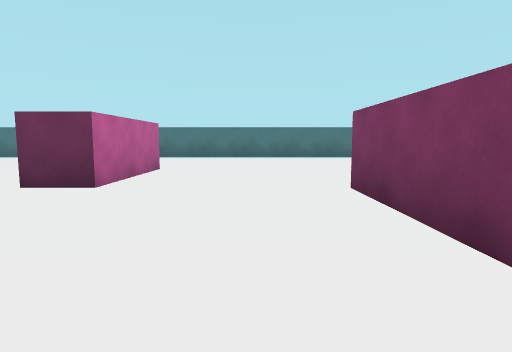
View 1 (above)

16 first-person views from a walk through a scene from a Unity 3-D project. The camera is 0.62 m above the floor, tilts 6° down and sees 75° across. The floor is counted in squares, 1 m on a side. Each view is taken from the middle of a square. On the plan, view 1 faces up. The plan holds only what a view shows up to about 10 squares ahead; the rest is blank. The place goes on beyond the plan. The player character is not drawn.

View 2
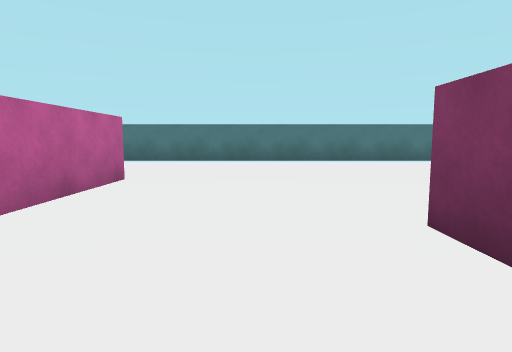

View 3
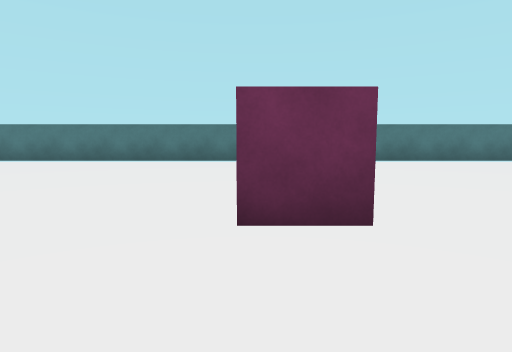

View 4
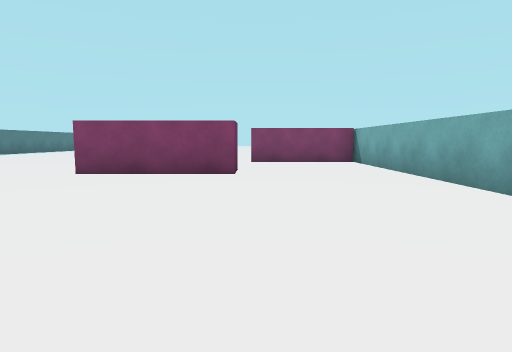

View 5
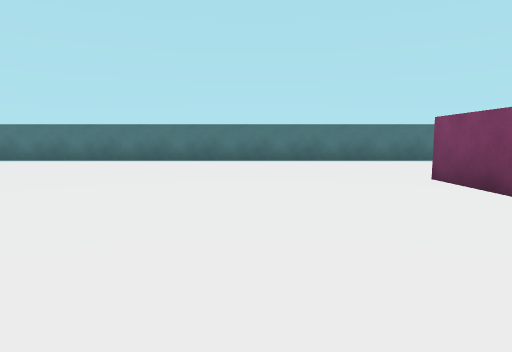

View 6
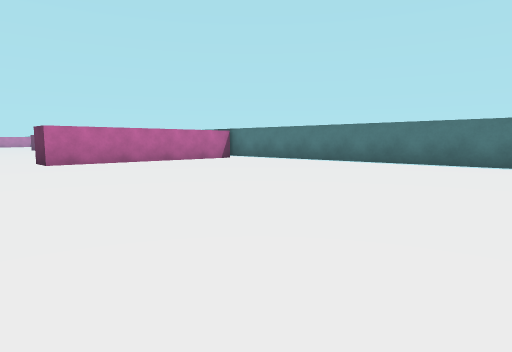

View 7
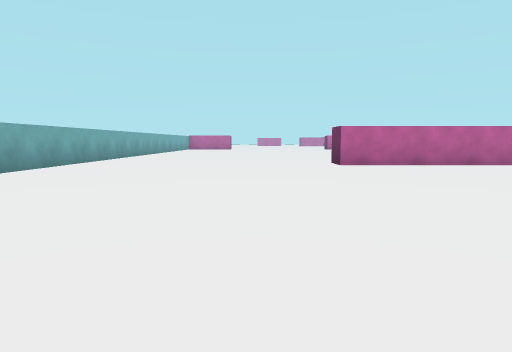

View 8
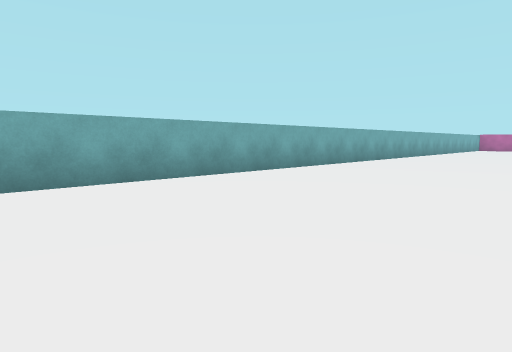

View 9
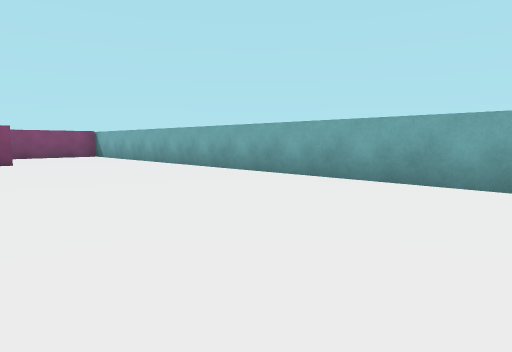

View 10
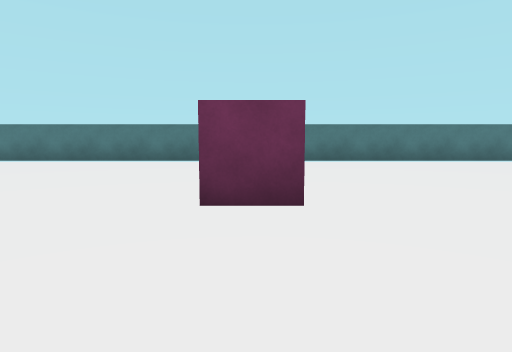

View 11
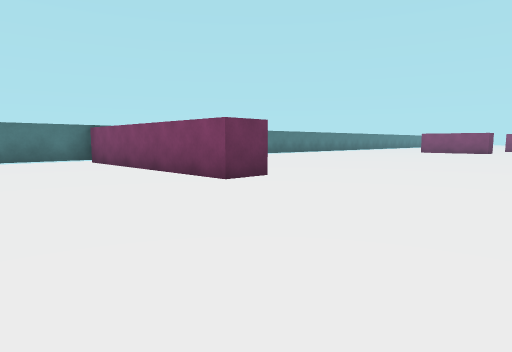

View 12
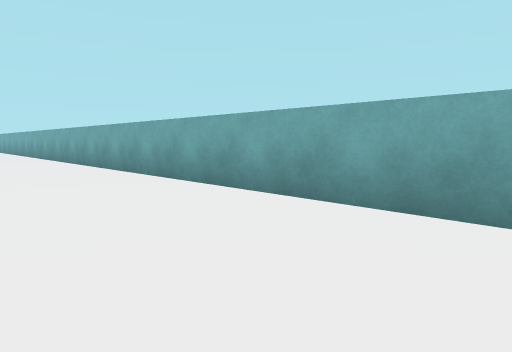

View 13
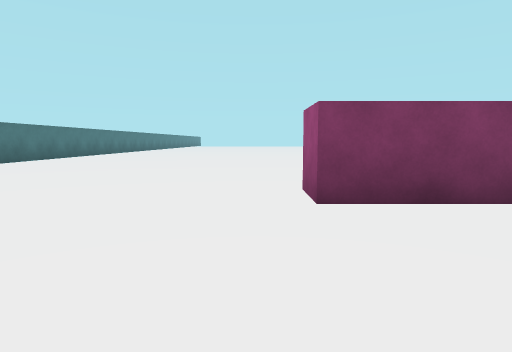

View 14
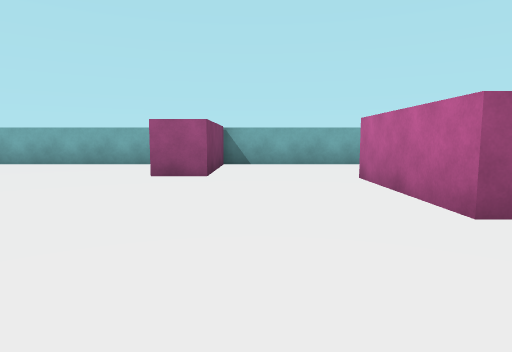

View 15
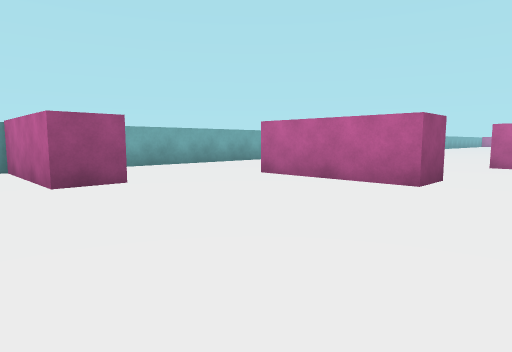

View 16
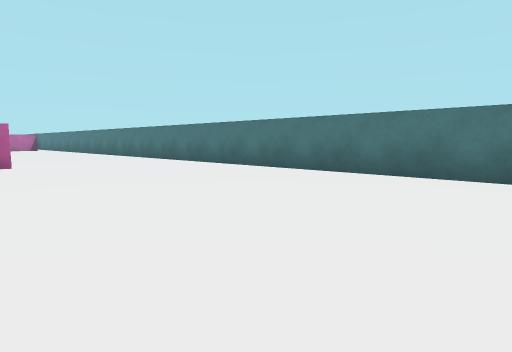

### Floor plan
Points are (right, up) in squares from view 1. A wall is a line through its corners. A room is listed if a view was taken in it or the views show most of it. See-through windows are left out.
Room 1 (views 1, 2, 3, 4, 5, 6, 7, 8, 9, 10, 11, 12, 13, 14, 15, 16)
walls: (-3.1, 5.6) (-3.1, 7.5); (-2.1, 7.5) (-2.1, 4.4) (-3.2, 4.4); (1.3, 4.4) (2.3, 4.4) (2.3, 1.4) (1.3, 1.4) (1.3, 4.4); (-17.5, 9.6) (-17.5, 5.2) (-18.5, 5.2) (-18.5, 11.2) (-22.5, 11.2); (-21.8, -1.9) (4.9, -1.9) (4.9, 1.1) (5.9, 1.1) (5.9, -1.9) (7.5, -1.9); (7.5, 11.2) (-16.8, 11.2)

Positions as (right, up) in squares from view 1, and headings:
1: (0, 0), facing up
2: (0, 2), facing up
3: (-3, 2), facing up
4: (-5, 1), facing right
5: (-6, 2), facing up
6: (-8, 3), facing up-left
7: (-9, 3), facing left
8: (-9, 3), facing down-left
9: (-9, 3), facing down-right
10: (-18, 2), facing up
11: (-22, 1), facing up-right
12: (-22, 1), facing down-right
13: (-2, 5), facing right
14: (4, 7), facing down
15: (7, 6), facing down-left
16: (7, 6), facing up-left
